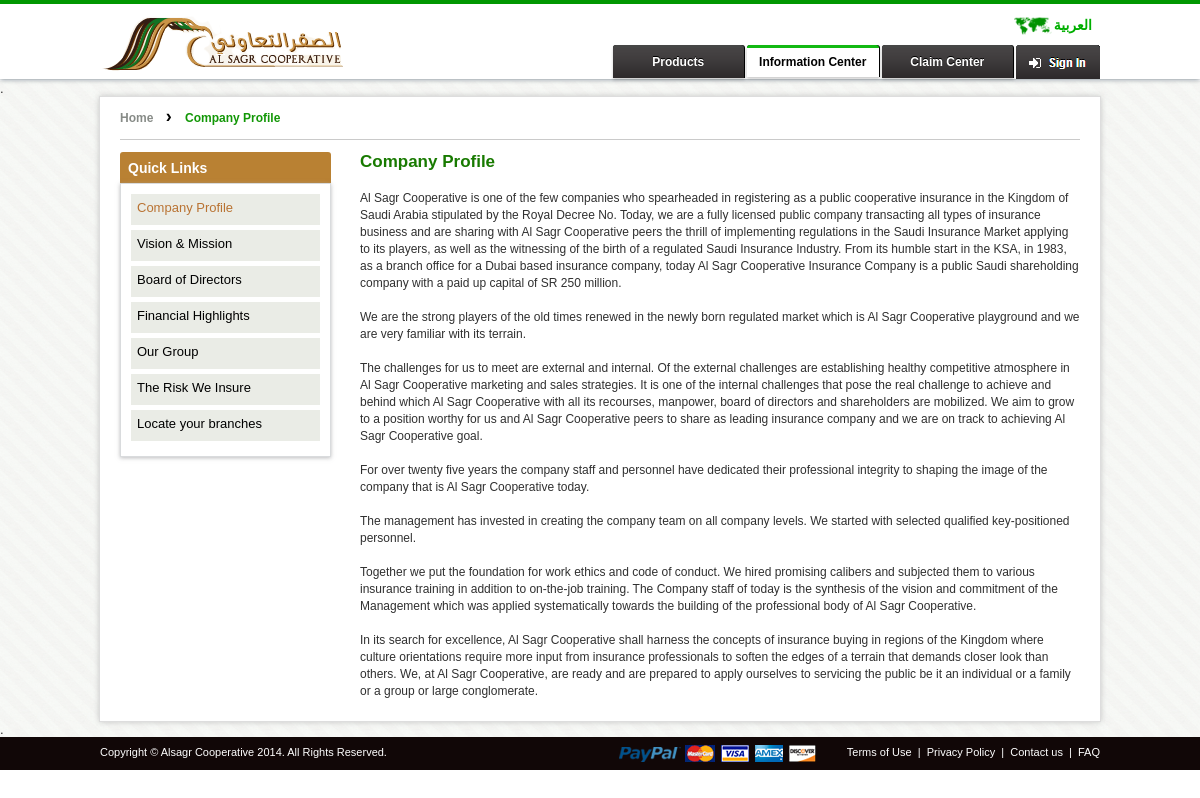
Screenshot of /index.php?page=company-profile with the database file from the repository.
### tables this page shows
CREATE TABLE IF NOT EXISTS `ksa_pages` (
`id` int(11) NOT NULL,
  `pg_title` varchar(150) NOT NULL,
  `pg_detail` text NOT NULL,
  `pg_title_ar` varchar(150) NOT NULL,
  `pg_detail_ar` text NOT NULL,
  `pg_keyword` text NOT NULL,
  `pg_desp` text NOT NULL,
  `pg_section` int(11) NOT NULL,
  `parent_item` int(11) NOT NULL DEFAULT '0',
  `pg_status` tinyint(1) NOT NULL DEFAULT '0',
  `update_date` datetime NOT NULL
);

CREATE TABLE IF NOT EXISTS `ksa_menu` (
`menu_id` int(11) NOT NULL,
  `menu_title` varchar(200) NOT NULL,
  `menu_title_ar` text NOT NULL,
  `allias` varchar(200) NOT NULL,
  `menu_link` varchar(200) NOT NULL,
  `menu_position` int(11) NOT NULL,
  `menu_access` tinyint(4) NOT NULL DEFAULT '0',
  `menu_parent` varchar(200) NOT NULL DEFAULT 'demo',
  `menu_assign` int(11) NOT NULL,
  `menu_user` int(1) NOT NULL,
  `ordering` int(11) NOT NULL,
  `status` tinyint(1) NOT NULL DEFAULT '1',
  `create_date` date NOT NULL,
  `footer_menu_position` int(11) NOT NULL COMMENT '1 for quick links , 2 for Bottom Footer, 3 for Support Center'
);

### includes/common.php (the view, shortened to what this page needs)
<?php
$alias=$_GET['page'];
$menu=mysql_fetch_object(mysql_query("select * from ".PAGEMENU." where allias='$alias'"));
$page=mysql_fetch_object(mysql_query("select * from  ".PAGETBL." where id = '".$menu->menu_assign."' "));
if(!$page)
{  ?>
<div class="innrebodypanel">
				<div class="clearfix" style="height:15px;">.</div>
				<div class="innerwrap">
					<h1><?='Page not found'?></h1>
					<?='Page not found'?>
				</div>
				<div class="clearfix" style="height:15px;">.</div>
		</div>
<?php }
else{ ?>
<div class="innrebodypanel">
<div class="clearfix" style="height:15px;">.</div>
				<div class="innerwrap">
					<div class="breadcrumb" >
						<a itemprop="url" href="<?=BASE_URL?>">Home</a>
						<span class="breeadset">&#8250;</span>
						<strong><?=$page->pg_title?> </strong>					</div>
					<div class="lg-3">
						<div class="normallist1 innerleft allpage">
							<h1>Quick Links</h1>
							<ul>
                             <?php $i = 1;
								$row=mysql_query("SELECT * FROM ".PAGEMENU." WHERE menu_position = '4'  AND status='1' ORDER BY ordering ASC");
								while($ress=mysql_fetch_array($row))
								{
								$menu_title = $ress['menu_title'];
								if($ress['menu_link'] != ""){
									$menu_link=$ress['menu_link'];
								}else{
									$menu_link= BASE_URL.strtolower($ress['allias']);
								}
								?>
								<li><a href="<?php echo $menu_link;?>" <?=($ress['allias'] == $_GET['page'] || ($_GET['page']== 'information-center' && $ress['allias']=='downloads'))?'class="active"':''?>><?php echo strip_tags(stripslashes($menu_title));?></a></li>
								<?php }?>
							</ul>
						</div>
					</div>
					<div class="lg-6">
						<div class="rightformpan innerTFl">
                        	<h1><?=$page->pg_title;?></h1>
						<p><?php echo stripslashes($page->pg_detail); ?></p>
                        </div>
					</div>
				<div class="clearfix"></div>
				</div>
				<div class="clearfix" style="height:15px;">.</div>
		</div>
<?php } ?>

### includes/footer-inner.php (shortened to what this page needs)
<div class="footerpan">
        	<div class="innerwrap_top">
				<div class="fot_L">Copyright &copy; Alsagr Cooperative 2014. All Rights Reserved.</div>
				<div class="fot_R">
					<div class="footericons">
                <img src="<?=SITE_URL?>images/footericons.png" alt="" />
            </div>
					<?php $i = 1;
            $row=mysql_query("SELECT * FROM ".PAGEMENU." WHERE menu_position = '3' and footer_menu_position = '2' AND status='1' ORDER BY ordering ASC");
            $num_rows=mysql_num_rows($row);
            $count = 0;
            while($ress=mysql_fetch_array($row))
            {
            $count++;
            $menu_title = $ress['menu_title'];
            if($ress['menu_link'] != ""){
                $menu_link=$ress['menu_link'];
            }else{
                $menu_link= BASE_URL.strtolower($ress['allias']);
            }
            ?>
		 	<a href="<?php echo $menu_link;?>"<?php echo $cactiv;?>><?php echo stripslashes($menu_title);?></a>
            <?php if($count != $num_rows){echo '&nbsp;|&nbsp;';}?>
            <?php }?>
				</div>
			</div>
        </div>
	</div>

### rows the page displays
ksa_pages: pg_title "Company Profile", pg_detail "Al Sagr Cooperative is one of the few companies who spearheaded in registering as a public cooperative insurance in the Kingdom of Saudi Arabia stipulated by the Royal Decree No. Today, we are a fully licensed public company transacting all types of insurance business and are sharing with Al Sagr Cooperative peers the thrill of implementing regulations in the Saudi Insurance Market applying to its players, as well as the witnessing of the birth of a regulated Saudi Insurance Industry. From its humble start in the KSA, in 1983, as a branch office for a Dubai based insurance company, today Al Sagr Cooperative Insurance Company is a public Saudi shareholding company with a paid up capital of…"
ksa_menu: menu_title "Company Profile"
ksa_menu: menu_title "Vision & Mission"
ksa_menu: menu_title "Board of Directors"
ksa_menu: menu_title "Financial Highlights"
ksa_menu: menu_title "Our Group"
ksa_menu: menu_title "The Risk We Insure"
ksa_menu: menu_title "Locate your branches"
ksa_menu: menu_title "Terms of Use"
ksa_menu: menu_title "Privacy Policy"
ksa_menu: menu_title "Contact us"
ksa_menu: menu_title "FAQ"
